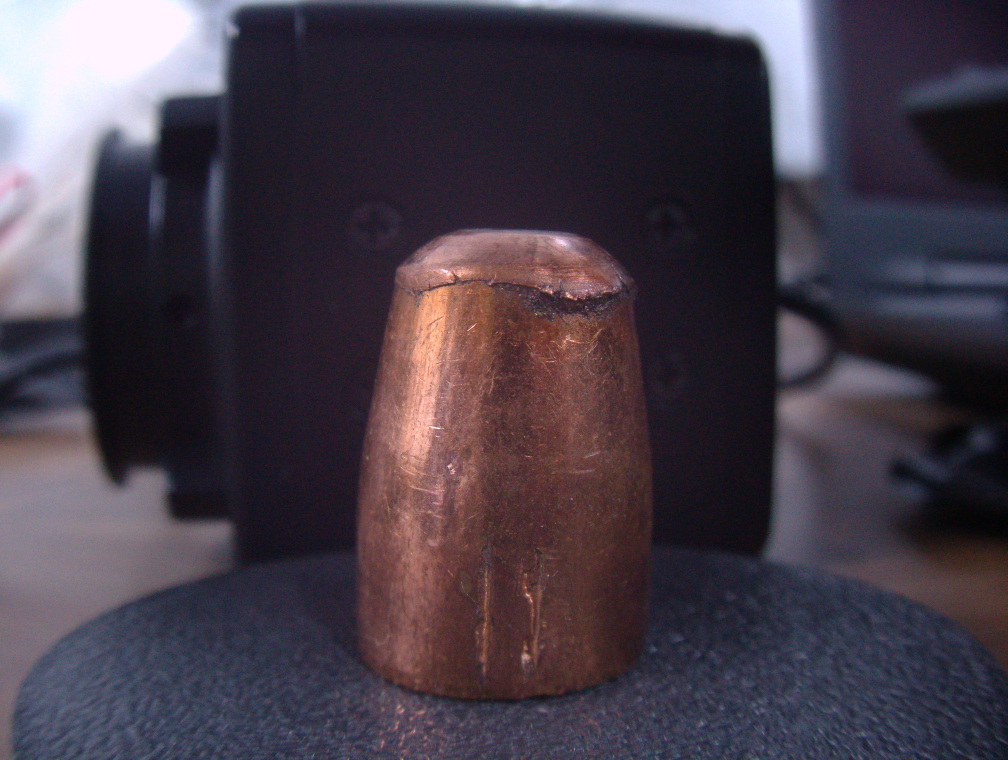
#> input picture desgaste/images/frame_1775765978.jpg, 4032 x 3040 px, found by its file name (shown at 1/4 size)
$ python main.py
#> lines starting #> are read from the running program, lines starting #| are printed output that depends on the picture; after the words box and inside, x2 and y2 are one past the last pixel; in counts of white or black regions, pixels touching at a corner belong together
import cv2
import numpy as np

def calcular_desgaste_subtracao(caminho_imagem):
    # Fator calibrado (ajuste o 2162 se a peça de 23mm der outro valor)
#> called with caminho_imagem = 'desgaste/images/frame_1775765978.jpg'
    fator_mm_por_pixel = 23.0 / 2162.0

    img = cv2.imread(caminho_imagem)
#> img is the input picture: shape (3040, 4032, 3); mean B, G, R 72.4, 61, 69.7
    if img is None:
        print("Erro ao carregar imagem.")
        return

    # 1. Separar os canais de cores primárias (BGR no OpenCV)
    b, g, r = cv2.split(img)
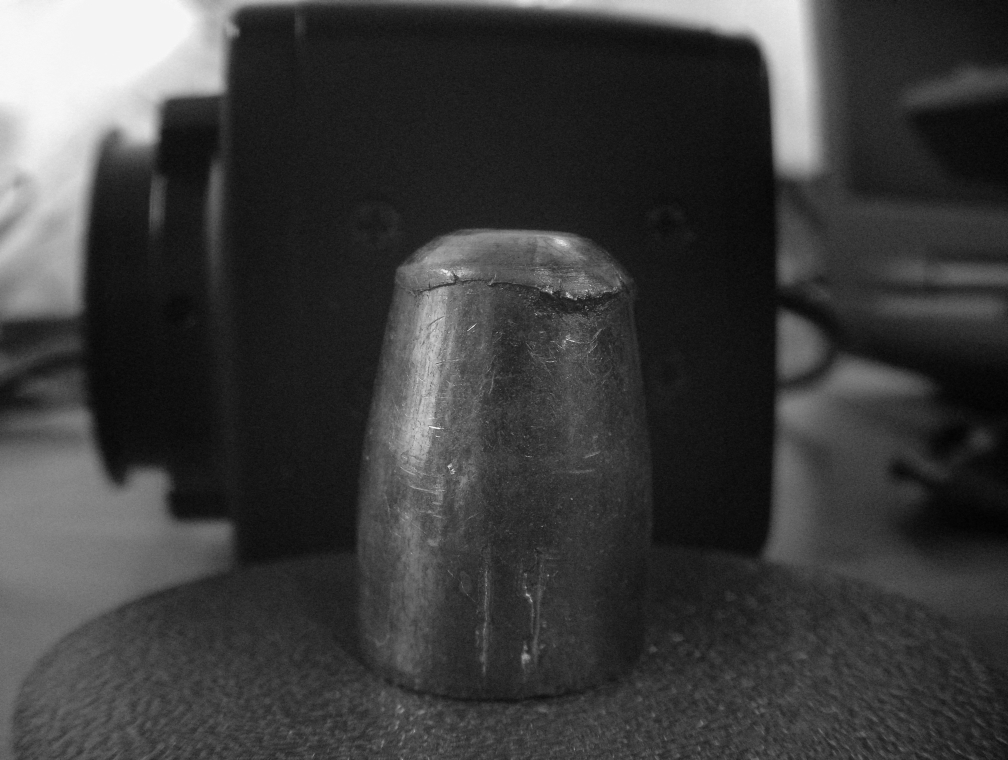
#> g: shape (3040, 4032) (shown at 1/4 size); min 0, max 255, mean 61
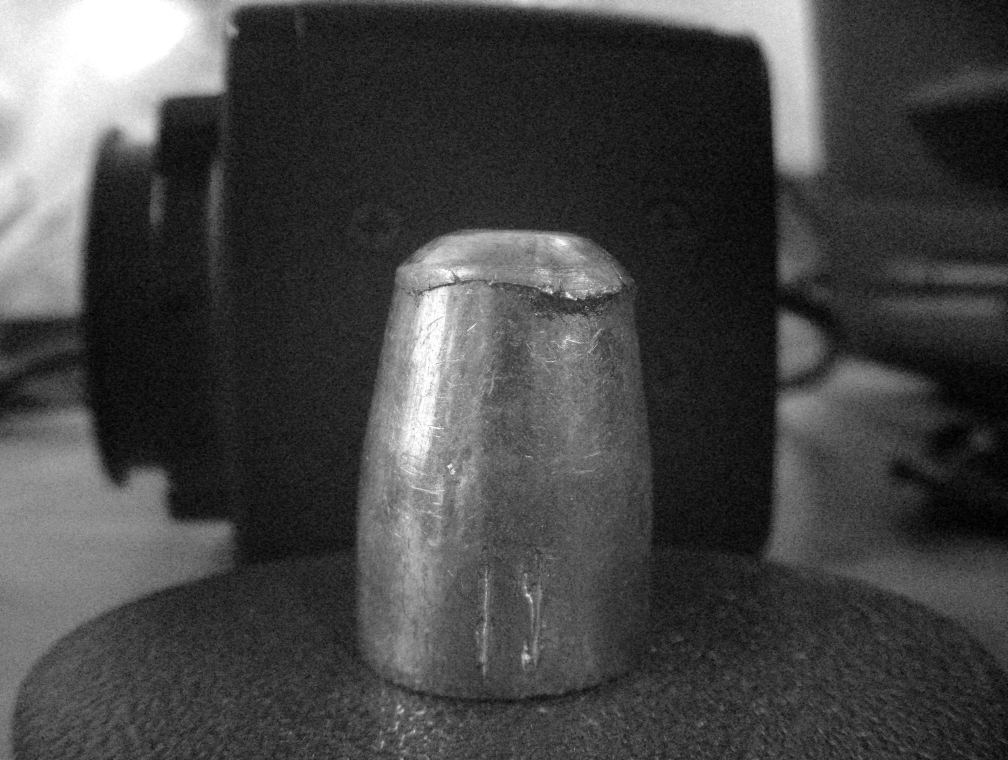
#> r: shape (3040, 4032) (shown at 1/4 size); min 0, max 255, mean 69.7

    # 2. O TRUQUE: Subtrair o Azul do Vermelho.
    # Cobre: Vermelho alto, Azul baixo = Resultado Positivo (Branco)
    # Fundo/Sombras: Vermelho e Azul iguais = Resultado Zero (Preto)
    # O cv2.subtract garante que valores negativos virem 0.
    img_cobre = cv2.subtract(r, b)
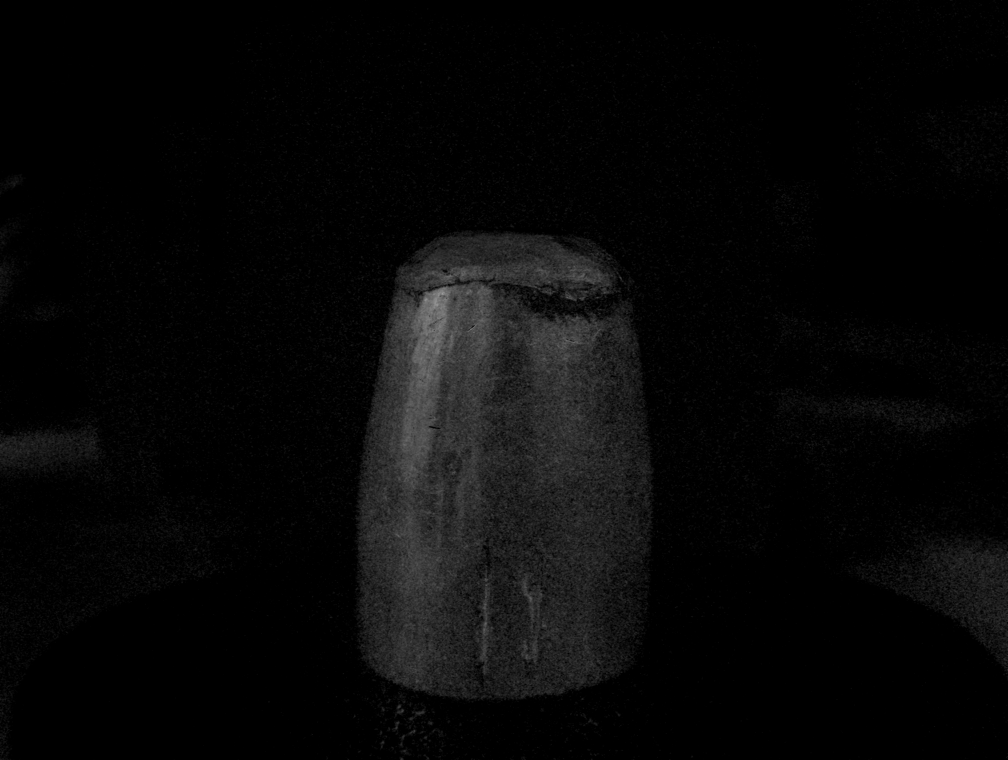
#> img_cobre: shape (3040, 4032) (shown at 1/4 size); min 0, max 162, mean 7.7

    # 3. Aplicar um desfoque forte para matar qualquer pixel de ruído perdido
    img_blur = cv2.GaussianBlur(img_cobre, (31, 31), 0)

    # 4. Binarizar: Tudo que for maior que 40 (cobre) vira 255. O resto morre.
    _, thresh = cv2.threshold(img_blur, 40, 255, cv2.THRESH_BINARY)
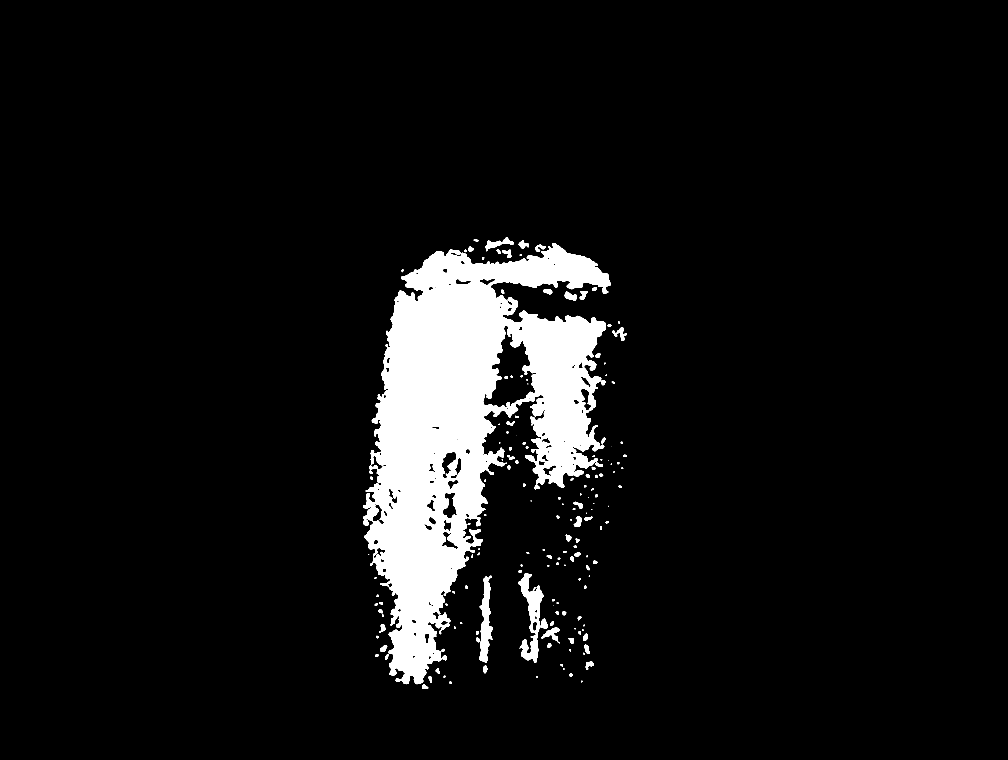
#> thresh: shape (3040, 4032) (shown at 1/4 size); 7% white; 169 white regions (16 under 20 px), largest, box (x1, y1, x2, y2) and area: (1452, 974, 2442, 2737) 800575, (2072, 2293, 2192, 2652) 14829, (1917, 2303, 1972, 2651) 9758

    # 5. O reflexo branco no topo da peça vai virar um "buraco" preto (pois branco tem Vermelho e Azul iguais).
    # Usamos um kernel moderado apenas para tampar esse buraco dentro da peça.
    kernel = np.ones((51, 51), np.uint8)
    mask_final = cv2.morphologyEx(thresh, cv2.MORPH_CLOSE, kernel)
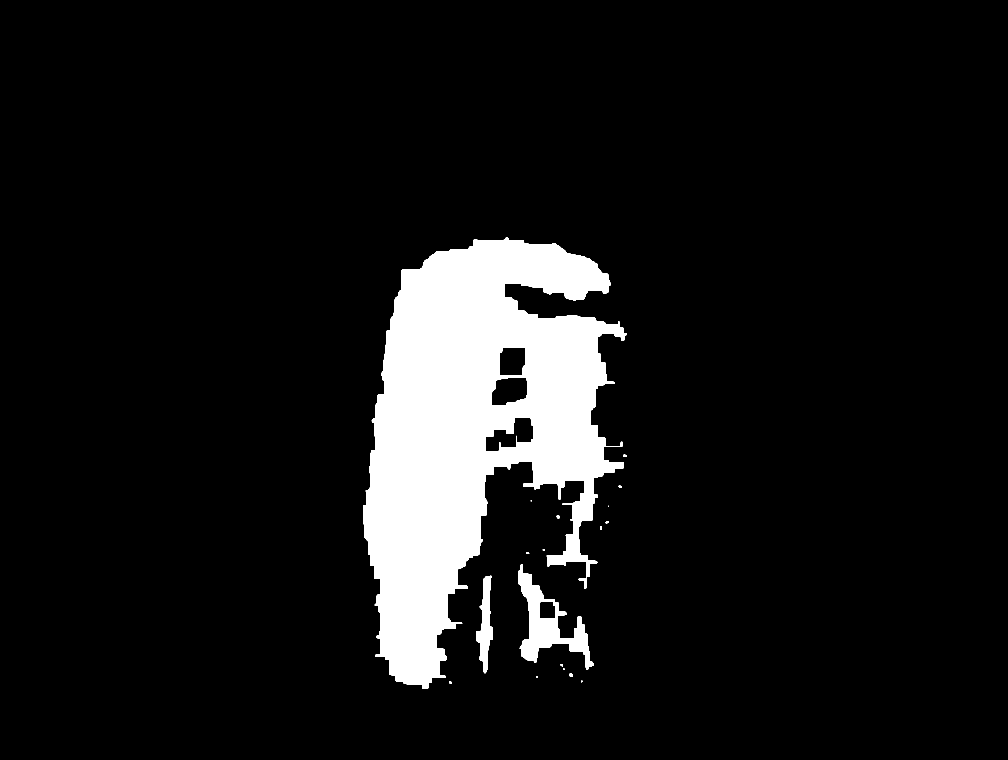
#> mask_final: shape (3040, 4032) (shown at 1/4 size); 8.8% white; 18 white regions (2 under 20 px)

    # 6. Procurar os contornos na máscara limpa
    contornos, _ = cv2.findContours(mask_final, cv2.RETR_EXTERNAL, cv2.CHAIN_APPROX_SIMPLE)
#> contornos = 18 contours, 4 with area under 20; largest, box (x1, y1, x2, y2) and area: (1452, 948, 2508, 2756) 1059422, (2072, 2258, 2376, 2680) 42096, (1904, 2303, 1972, 2693) 12270, (2278, 2695, 2291, 2706) 114, (2400, 2104, 2408, 2119) 88

    if not contornos:
        print("Nenhum eletrodo encontrado.")
        return

    # 7. Pegar apenas a maior massa da imagem (o eletrodo)
    maior_contorno = max(contornos, key=cv2.contourArea)
#> maior_contorno = contour of 1338 points, box (x1, y1, x2, y2) (1452, 948, 2508, 2756), area 1059422

    # 8. Extrair a caixa e calcular a altura
    x, y, w, h = cv2.boundingRect(maior_contorno)
#> x = 1452; y = 948; w = 1056; h = 1808
    altura_mm = h * fator_mm_por_pixel
#> altura_mm = 19.23

    # --- DESENHOS E VISUALIZAÇÃO ---
    cv2.rectangle(img, (x, y), (x+w, y+h), (0, 255, 0), 6)
    texto = f"Altura: {h}px ({altura_mm:.2f}mm)"
#> texto = 'Altura: 1808px (19.23mm)'
    cv2.putText(img, texto, (x, y - 30), cv2.FONT_HERSHEY_SIMPLEX, 3, (0, 255, 0), 6)

    # Janelas redimensionáveis
    cv2.namedWindow("1 - Original", cv2.WINDOW_NORMAL)
    cv2.namedWindow("2 - Mascara de Subtracao R-B", cv2.WINDOW_NORMAL)

    cv2.resizeWindow("1 - Original", 800, 600)
    cv2.resizeWindow("2 - Mascara de Subtracao R-B", 800, 600)

    cv2.imshow("1 - Original", img)
    cv2.imshow("2 - Mascara de Subtracao R-B", mask_final)

    cv2.waitKey(0)
    cv2.destroyAllWindows()

# Rode com a sua imagem
calcular_desgaste_subtracao('desgaste/images/frame_1775765978.jpg')

$ run again, with desgaste/images/frame_1775765966.jpg copied over desgaste/images/frame_1775765978.jpg
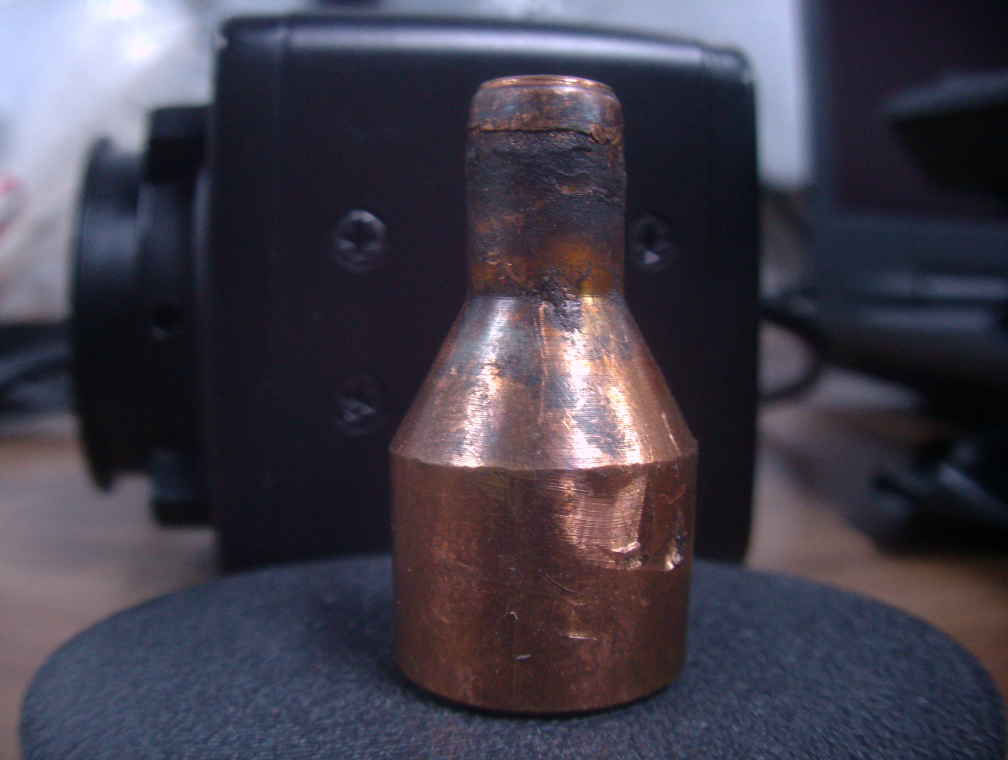
#> input picture desgaste/images/frame_1775765966.jpg, 4032 x 3040 px, found by its file name (shown at 1/4 size)
#> in calcular_desgaste_subtracao, img is the input picture: shape (3040, 4032, 3); mean B, G, R 75.1, 62.1, 66.1
#> in calcular_desgaste_subtracao, `_, thresh = cv2.threshold(img_blur, 40, 255, cv2.THRESH_BINARY)`:
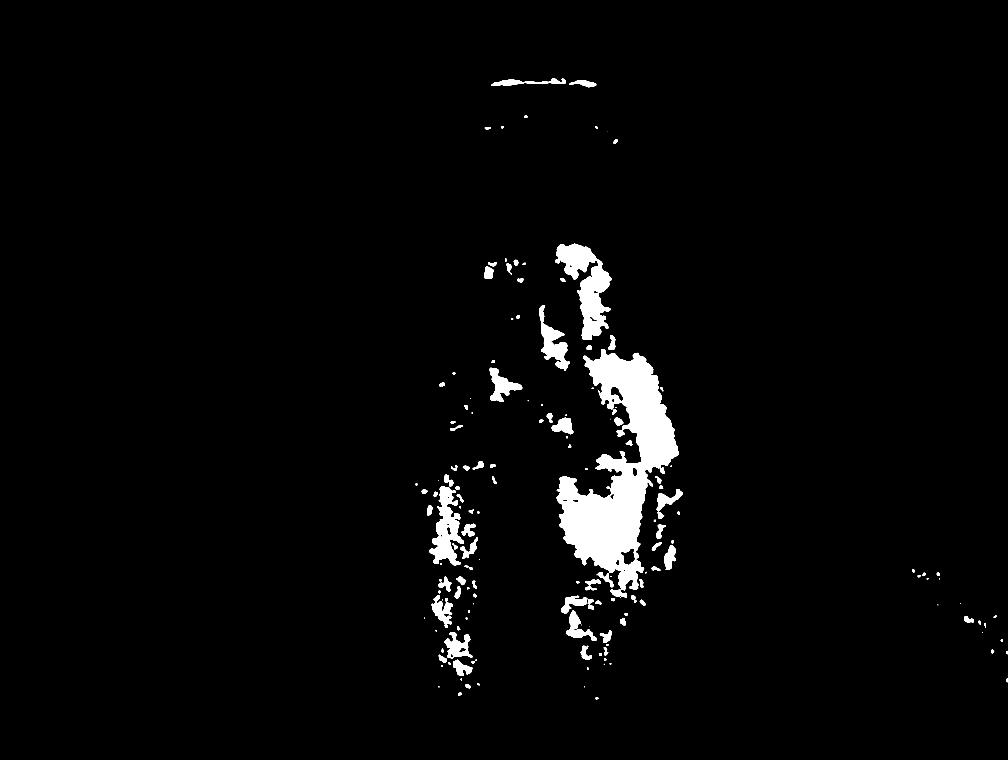
#> thresh: shape (3040, 4032) (shown at 1/4 size); 2.8% white; 167 white regions (22 under 20 px), largest, box (x1, y1, x2, y2) and area: (2226, 1397, 2716, 2362) 194217, (2221, 975, 2446, 1360) 37261, (1716, 1944, 1856, 2262) 20143
#> in calcular_desgaste_subtracao, `mask_final = cv2.morphologyEx(thresh, cv2.MORPH_CLOSE, kernel)`:
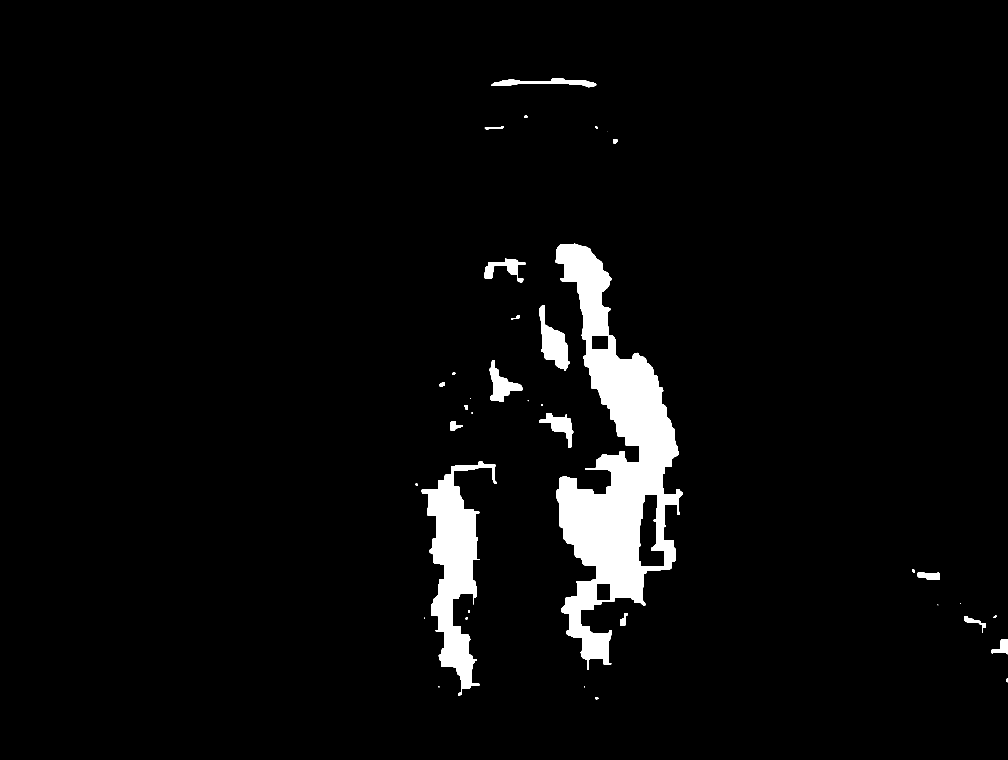
#> mask_final: shape (3040, 4032) (shown at 1/4 size); 4.1% white; 37 white regions (8 under 20 px)
#> contornos = 37 contours, 10 with area under 20; largest, box (x1, y1, x2, y2) and area: (2221, 975, 2731, 2678) 365036, (1687, 1844, 1988, 2782) 102044, (2157, 1220, 2280, 1483) 14133, (1957, 1440, 2089, 1608) 8597, (2156, 1652, 2293, 1791) 6337
#> maior_contorno = contour of 1164 points, box (x1, y1, x2, y2) (2221, 975, 2731, 2678), area 365036
#> x = 2221; y = 975; w = 510; h = 1703
#> altura_mm = 18.12
#> texto = 'Altura: 1703px (18.12mm)'
